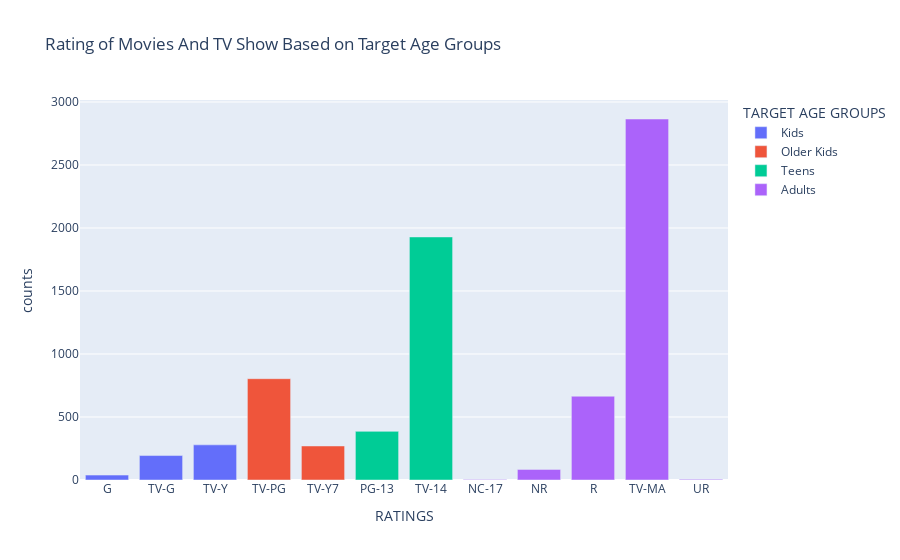

Write notebook code for a chart like this one.
### Code cell
def generate_rating_df(df):
    rating_df = df.groupby(['rating', 'target_age']).agg({'show_id': 'count'}).reset_index()
    rating_df = rating_df[rating_df['show_id'] != 0]
    rating_df.columns = ['rating', 'target_age', 'counts']
    rating_df = rating_df.sort_values('target_age')
    return rating_df
rating_df = generate_rating_df(df)
fig = px.bar(rating_df, x='rating', y= 'counts', color= 'target_age', title='Rating of Movies And TV Show Based on Target Age Groups', labels={'count': 'COUNT', 'rating': 'RATINGS', 'target_age': 'TARGET AGE GROUPS'})
fig.show()

### Figure 1 — Plotly figure (JSON) as saved in the notebook; plotly's stock layout.template omitted (floating-point values rounded to 4 significant figures)
{"data": [{"alignmentgroup": "True", "hovertemplate": "TARGET AGE GROUPS=Kids<br>RATINGS=%{x}<br>counts=%{y}<extra></extra>", "legendgroup": "Kids", "marker": {"color": "#636efa", "pattern": {"shape": ""}}, "name": "Kids", "offsetgroup": "Kids", "orientation": "v", "showlegend": true, "textposition": "auto", "type": "bar", "x": ["G", "TV-G", "TV-Y"], "xaxis": "x", "y": [39, 194, 279], "yaxis": "y"}, {"alignmentgroup": "True", "hovertemplate": "TARGET AGE GROUPS=Older Kids<br>RATINGS=%{x}<br>counts=%{y}<extra></extra>", "legendgroup": "Older Kids", "marker": {"color": "#EF553B", "pattern": {"shape": ""}}, "name": "Older Kids", "offsetgroup": "Older Kids", "orientation": "v", "showlegend": true, "textposition": "auto", "type": "bar", "x": ["TV-PG", "TV-Y7"], "xaxis": "x", "y": [804, 270], "yaxis": "y"}, {"alignmentgroup": "True", "hovertemplate": "TARGET AGE GROUPS=Teens<br>RATINGS=%{x}<br>counts=%{y}<extra></extra>", "legendgroup": "Teens", "marker": {"color": "#00cc96", "pattern": {"shape": ""}}, "name": "Teens", "offsetgroup": "Teens", "orientation": "v", "showlegend": true, "textposition": "auto", "type": "bar", "x": ["PG-13", "TV-14"], "xaxis": "x", "y": [386, 1929], "yaxis": "y"}, {"alignmentgroup": "True", "hovertemplate": "TARGET AGE GROUPS=Adults<br>RATINGS=%{x}<br>counts=%{y}<extra></extra>", "legendgroup": "Adults", "marker": {"color": "#ab63fa", "pattern": {"shape": ""}}, "name": "Adults", "offsetgroup": "Adults", "orientation": "v", "showlegend": true, "textposition": "auto", "type": "bar", "x": ["NC-17", "NR", "R", "TV-MA", "UR"], "xaxis": "x", "y": [3, 84, 665, 2865, 5], "yaxis": "y"}], "layout": {"barmode": "relative", "legend": {"title": {"text": "TARGET AGE GROUPS"}, "tracegroupgap": 0}, "title": {"text": "Rating of Movies And TV Show Based on Target Age Groups"}, "xaxis": {"anchor": "y", "domain": [0, 1], "title": {"text": "RATINGS"}}, "yaxis": {"anchor": "x", "domain": [0, 1], "title": {"text": "counts"}}}}
